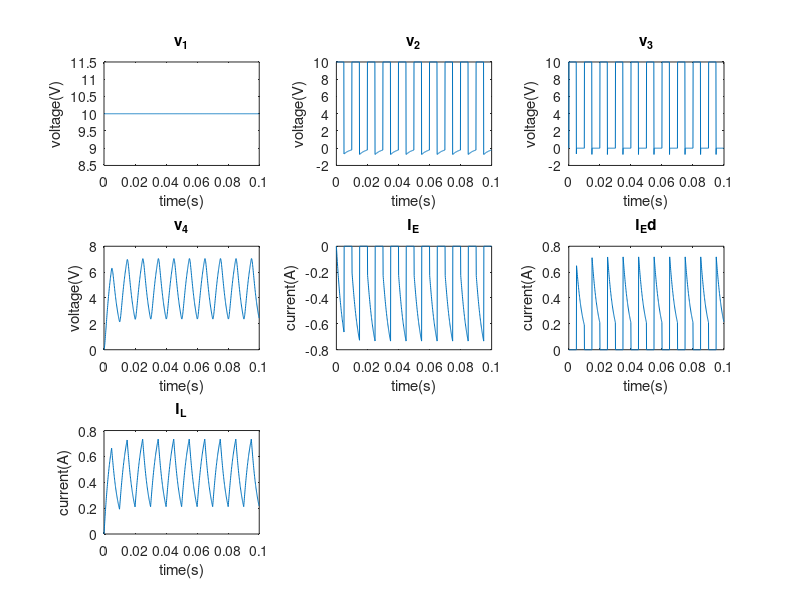

The MATLAB source for this figure:
%converting L and C components to parrallel resistor  and current source
clear all;
%close all;

T = 1/10000; %sampling time
tsw = 1/100; % switching frequency
D = 0.5; % duty ratio

L = 50*1e-3;
C = 50*1e-6;
R = 10;
Rd = 0.568;
Rs_on = 1/100000000000;
Rs_off = 10000000;
Rs = 0;
Ed = 0;

%switch open at t=0
v_1 = 0;
v_2 = 0;
v_3 = 0;
v_4 = 0;
I_E = 0;

I_L = 0;
I_C = 0;
E_val = 10;

N = 10;              %switchings
sampling = tsw/T;    %sampling per switching period
on_time = sampling*D;        %switch close time

v1_vect2 = [];
v2_vect2 = [];
v3_vect2 = [];
v4_vect2 = [];
IE_vect2 = [];
IEd_vect2 = [];

IL_vect2 = [];

%ind1 = T/L;
%cap1= (4*C)/T;
%temp =zeros(3,1);
for i = (1:N)
    for j = (1:sampling)
        
        if(j<on_time) % switching
            %E = E_val;
            Rs =Rs_on;
        else
            %E = -0.8;
            Rs =Rs_off;
        end
        
        %diode model modifications
        v_diff_diode = 0-v_2;
        if(v_diff_diode>0.8) %j>on_time
            Ed = 0.8;
            Rd = 0.568;
        else
            Ed = 0;   %-(v_1-0);
            Rd = 999999999;
        end
        
        
        I_L = I_L  + (v_2-v_4)*T/L;
        I_C = -I_C + 4*v_4*C/T;
        
        A = [   1/Rs   ,   -1/Rs                 ,          0       ,            0              ,     1    ,     0     ;...
            
                -1/Rs  ,  1/Rd + 1/Rs + (2*C)/T  ,      -1/Rd       ,        -T/(2*L)           ,     0    ,     0     ;...
                
                0      ,   -1/Rd                 ,       1/Rd       ,            0              ,     0    ,     -1    ;...
                
                0      ,   -T/(2*L)              ,         0        ,  (2*C)/T + T/(2*L) + 1/R  ,     0    ,     0     ;...
                
                1      ,    0                    ,         0        ,            0              ,     0    ,     0     ;...
                
                0      ,    0                    ,         -1       ,            0              ,     0    ,     0     ];
               
        
        z = [ 0 ; -I_L ;  0  ;  I_L + I_C  ;  E_val  ;  Ed ];
        
        X = A\z;
        
        v_1  = X(1);
        v_2  = X(2);
        v_3  = X(3);
        v_4  = X(4);
        I_E  = X(5);
        I_Ed = X(6);
        %%%%%%%%%%%%%%%%%%%%%%%%%%%%%%%%%%%%%%%%%%%%%%%%%%%% new addition
        if(v_diff_diode<0)
           I_E=-I_L;
           I_Ed=0;
           v_3=v_2;
        else
           I_Ed=I_L;
           I_E=0;
           
        end
        %%%%%%%%%%%%%%%%%%%%%%%%%%%%%%%%%%%%%%%%%%%%%%%%%%%%%%%%%%%%%
        v1_vect2  = [v1_vect2 ; v_1];
        v2_vect2  = [v2_vect2 ; v_2];         
        v3_vect2  = [v3_vect2 ; v_3];
        v4_vect2  = [v4_vect2 ; v_4];
        IE_vect2  = [IE_vect2 ; I_E];
        IEd_vect2 = [IEd_vect2; I_Ed];        
        
        IL_vect2 = [IL_vect2; I_L];
    end
end

figure1=figure;
time = (0:T:(N*sampling-1)*T);
subplot(3,3,1)
plot(time,v1_vect2)
title('v_1')
xlabel('time(s)')
ylabel('voltage(V)')
%saveas(figure1,'v2_voltage.jpg');

%figure2=figure; 
subplot(3,3,2)
plot(time,v2_vect2)
title('v_2')
xlabel('time(s)')
ylabel('voltage(V)')
%saveas(figure2,'v1_voltage.jpg');

%figure3=figure; 
subplot(3,3,3)
plot(time,v3_vect2)
title('v_3')
xlabel('time(s)')
ylabel('voltage(V)')
%saveas(figure3,'inductor_current.jpg');

%figure3=figure; 
subplot(3,3,4)
plot(time,v4_vect2)
title('v_4')
xlabel('time(s)')
ylabel('voltage(V)')
%saveas(figure3,'inductor_current.jpg');

%figure4=figure; 
subplot(3,3,5)
plot(time,IE_vect2)
title('I_E')
xlabel('time(s)')
ylabel('current(A)')
%saveas(figure4,'DC_source_current.jpg');

%figure5=figure; 
subplot(3,3,6)
plot(time,IEd_vect2)
title('I_Ed')
xlabel('time(s)')
ylabel('current(A)')
%saveas(figure5,'diode_current.jpg');

%figure6=figure; 
subplot(3,3,7)
plot(time,IL_vect2)
title('I_L')
xlabel('time(s)')
ylabel('current(A)')
%saveas(figure6,'diode_current.jpg');

